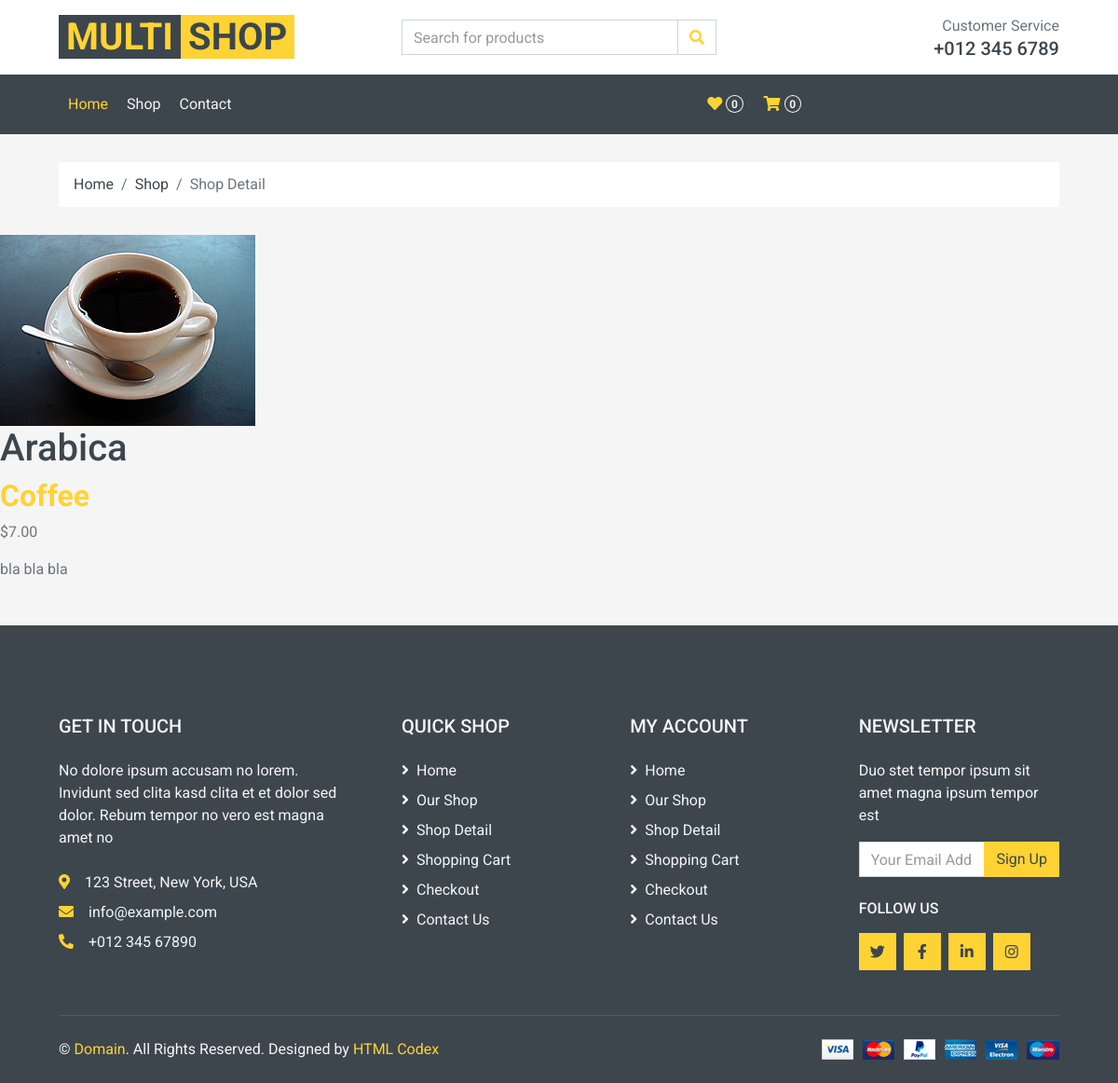
Page /shop/2/arabica/ on the committed database.
### shop/models.py (models this page shows, shortened)
class Product(models.Model):
    category = models.ForeignKey(Category, related_name='products', on_delete=models.CASCADE)
    name = models.CharField(max_length=200, db_index=True)
    slug = models.SlugField(max_length=200, db_index=True)
    image = models.ImageField(upload_to='products/%Y/%m/%d', blank=True)
    description = models.TextField(blank=True)
    price = models.DecimalField(max_digits=10, decimal_places=2)
    stock = models.PositiveIntegerField()
    available = models.BooleanField(default=True)
    created = models.DateTimeField(auto_now_add=True)
    updated = models.DateTimeField(auto_now=True)
    class Meta:
        ordering = ('name',)
        index_together = (('id', 'slug'),)

class Category(models.Model):
    name = models.CharField(max_length=200, db_index=True)
    slug = models.SlugField(max_length=200, db_index=True, unique=True)
    class Meta:
        ordering = ('name',)
        verbose_name = 'Категория'
        verbose_name_plural = 'Категории'
    def __str__(self):
        return self.name
    def get_absolute_url(self):
        return reverse('shop:product_list_by_category',
                       args=[self.slug])

### shop/views.py (the view)
def product_detail(request, id, slug):
    product = get_object_or_404(Product,
                                id=id,
                                slug=slug,
                                available=True)
    return render(request,
                  'shop/detail.html',
                  {'product': product})

### templates/shop/detail.html (shortened to what this page needs)
{% extends 'base.html' %}
{% load static %}
{% block container %}
    <div class="container-fluid">
        <div class="row px-xl-5">
            <div class="col-12">
                <nav class="breadcrumb bg-light mb-30">
                    <a class="breadcrumb-item text-dark" href="#">Home</a>
                    <a class="breadcrumb-item text-dark" href="#">Shop</a>
                    <span class="breadcrumb-item active">Shop Detail</span>
                </nav>
            </div>
        </div>
    </div>
    <div class="product-detail">
        <img src="{% if product.image %}{{ product.image.url }}{% else %}{% static 'img/no_image.jpg' %}{% endif %}">
        <h1>{{ product.name }}</h1>
        <h2><a href="{{ product.category.get_absolute_url }}">{{ product.category }}</a></h2>
        <p class="price">${{ product.price }}</p>
        {{ product.description|linebreaks }}
    </div>
{% endblock container %}

### rows in the picture
Product: image (picture), name "Arabica", category "Coffee", price "7.00", description "bla bla bla"
